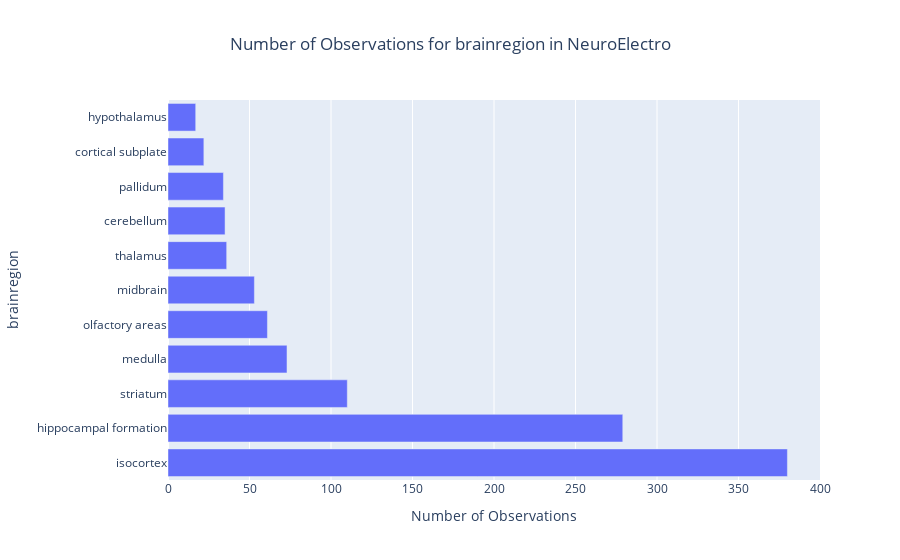

The code cell stored with this chart in its notebook:
### Code cell
value = 'brainregion'
myquery = f'''
SELECT {value},
    COUNT({value}) AS num_observations
FROM electro
GROUP BY {value}
HAVING {value} IS NOT NULL
ORDER BY num_observations
DESC
'''
data = pd.read_sql_query(myquery, con = engine)
fig = px.bar(y = data[value], x = data['num_observations'], title = 'Number of Observations for ' + value + ' in NeuroElectro')
fig.update_layout(xaxis_title = 'Number of Observations',
                 yaxis_title = value,
                 title_x = 0.5)

### Figure 1 — Plotly figure (JSON) as saved in the notebook; plotly's stock layout.template omitted (floating-point values rounded to 4 significant figures)
{"data": [{"alignmentgroup": "True", "hovertemplate": "x=%{x}<br>y=%{y}<extra></extra>", "legendgroup": "", "marker": {"color": "#636efa", "pattern": {"shape": ""}}, "name": "", "offsetgroup": "", "orientation": "h", "showlegend": false, "textposition": "auto", "type": "bar", "x": [380, 279, 110, 73, 61, 53, 36, 35, 34, 22, 17], "xaxis": "x", "y": ["isocortex", "hippocampal formation", "striatum", "medulla", "olfactory areas", "midbrain", "thalamus", "cerebellum", "pallidum", "cortical subplate", "hypothalamus"], "yaxis": "y"}], "layout": {"autosize": true, "barmode": "relative", "legend": {"tracegroupgap": 0}, "title": {"text": "Number of Observations for brainregion in NeuroElectro", "x": 0.5}, "xaxis": {"anchor": "y", "autorange": true, "domain": [0, 1], "range": [0, 400], "title": {"text": "Number of Observations"}, "type": "linear"}, "yaxis": {"anchor": "x", "autorange": true, "domain": [0, 1], "range": [-0.5, 10.5], "title": {"text": "brainregion"}, "type": "category"}}}
